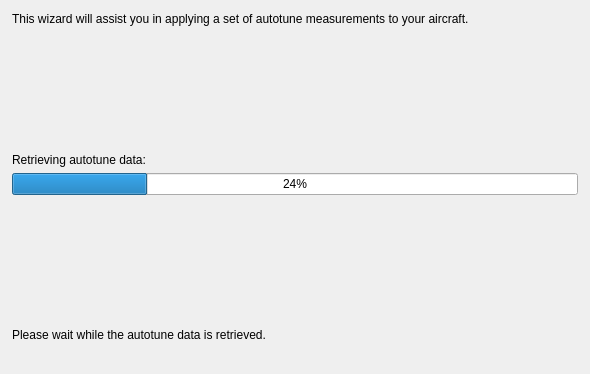
<?xml version="1.0" encoding="UTF-8"?>
<ui version="4.0">
 <class>AutotuneBeginning</class>
 <widget class="QWidget" name="AutotuneBeginning">
  <property name="geometry">
   <rect>
    <x>0</x>
    <y>0</y>
    <width>590</width>
    <height>374</height>
   </rect>
  </property>
  <property name="sizePolicy">
   <sizepolicy hsizetype="Expanding" vsizetype="Expanding">
    <horstretch>0</horstretch>
    <verstretch>0</verstretch>
   </sizepolicy>
  </property>
  <property name="maximumSize">
   <size>
    <width>840</width>
    <height>16777215</height>
   </size>
  </property>
  <property name="windowTitle">
   <string>Form</string>
  </property>
  <layout class="QVBoxLayout" name="verticalLayout_2">
   <property name="leftMargin">
    <number>12</number>
   </property>
   <property name="topMargin">
    <number>12</number>
   </property>
   <property name="rightMargin">
    <number>12</number>
   </property>
   <property name="bottomMargin">
    <number>12</number>
   </property>
   <item>
    <widget class="QLabel" name="subtitle">
     <property name="text">
      <string>This wizard will assist you in applying a set of autotune measurements to your aircraft.
</string>
     </property>
     <property name="wordWrap">
      <bool>true</bool>
     </property>
    </widget>
   </item>
   <item>
    <spacer name="verticalSpacer_2">
     <property name="orientation">
      <enum>Qt::Vertical</enum>
     </property>
     <property name="sizeHint" stdset="0">
      <size>
       <width>20</width>
       <height>40</height>
      </size>
     </property>
    </spacer>
   </item>
   <item>
    <widget class="QLabel" name="label_2">
     <property name="text">
      <string>Retrieving autotune data:</string>
     </property>
    </widget>
   </item>
   <item>
    <widget class="QProgressBar" name="progressBar">
     <property name="value">
      <number>24</number>
     </property>
    </widget>
   </item>
   <item>
    <spacer name="verticalSpacer">
     <property name="orientation">
      <enum>Qt::Vertical</enum>
     </property>
     <property name="sizeHint" stdset="0">
      <size>
       <width>20</width>
       <height>20</height>
      </size>
     </property>
    </spacer>
   </item>
   <item>
    <widget class="QLabel" name="status">
     <property name="minimumSize">
      <size>
       <width>0</width>
       <height>55</height>
      </size>
     </property>
     <property name="text">
      <string>Please wait while the autotune data is retrieved.</string>
     </property>
     <property name="wordWrap">
      <bool>true</bool>
     </property>
    </widget>
   </item>
  </layout>
 </widget>
 <resources>
  <include location="configgadget.qrc"/>
 </resources>
 <connections/>
</ui>
